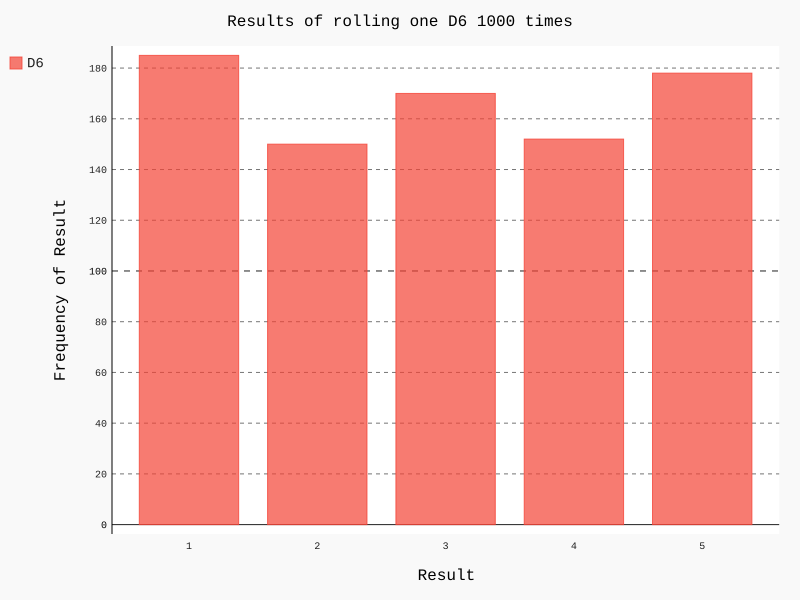

This chart was generated by the following Python code:
#!/usr/bin/env python
# -*- coding: utf-8 -*-
# @Author  : JaeZheng
# @Time    : 2018/9/30 16:28
# @File    : die_visual.py

from die import Die
import pygal

# 创建一个6面骰子
die = Die()
# 掷几次骰子，并把每次的值记录下来
results = [die.roll() for i in range(1000)]

# 分析结果
frequencies = [results.count(value) for value in range(1, die.num_sides)]

# 对结果进行可视化
hist = pygal.Bar()
hist.title = "Results of rolling one D6 1000 times"
hist.x_labels = [x for x in range(1, die.num_sides)]
hist.x_title = "Result"
hist.y_title = "Frequency of Result"
hist.add("D6", frequencies)
hist.render_to_file("die_visual.svg")
